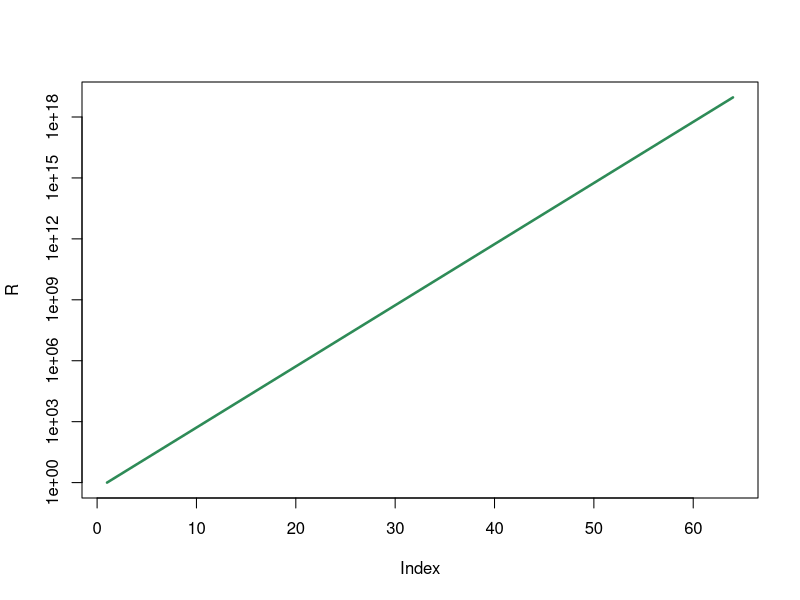
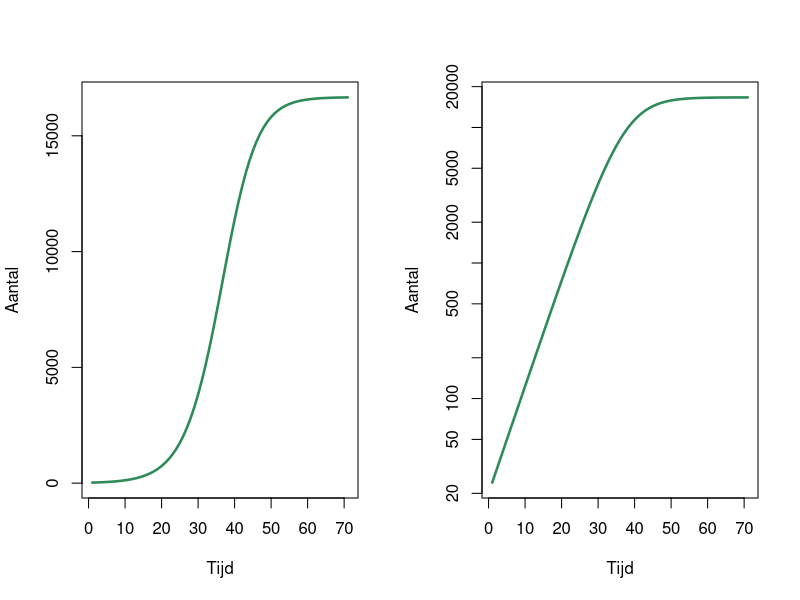

These figures' R source, in order:
## ---- chunk 1
#| eval: true
#| echo: true
#| code-fold: false
#| class-output: output

2^64 - 1
## ---- chunk 2
#| eval: true
#| echo: true
#| code-fold: false

R <- 1 # beginaantal rijst (initiële conditie)

# herhaal iets 63 keer met een for-loop
for (t in 1:63) {
  R[t+1] <- 2*R[t]
}
print(R[64])
## ---- chunk 3
#| eval: true
#| echo: true
#| code-fold: false
#| label: fig-exponential
#| fig-cap: "Het aantal rijstkorrels per vakje (met log-lineaire schaal op de y-as)."

# beginaantal rijst
R <- 1

# herhaal iets 63 keer met een for-loop
for (i in 1:63) {
  R[i+1] <- R[i]*2 # R in volgende stap is 2*R in deze stap
}

plot(R , type='l', col="seagreen", log="y", lwd=2.5) 
## ---- chunk 4
#| echo: true
#| label: fig-logaritmischecurves
#| code-fold: true
#| eval: true
#| fig-height: 3
#| fig-cap: "Logistische groei."
#| fig-subcap: 
#|   - "Op lineaire schaal."
#|   - "Op logaritmische schaal."
x<- 24
for(i in 1:70){
  x[i+1] <- x[i] * 1.2 * (1-(x[i]/10^5))
}
par(mfrow=c(1,2))
plot(x, xlab="Tijd", ylab="Aantal", lwd=2.5, type='l', col='seagreen')
plot(x, xlab="Tijd", ylab="Aantal", lwd=2.5, type='l', col='seagreen',log="y")
## ---- chunk 5
# definieren van begin aantal konijnen
N <- 24
r <- 2

# verdubbel het aantal konijnen 10 keer
for (i in 1:10){
    N <- r*N
}
